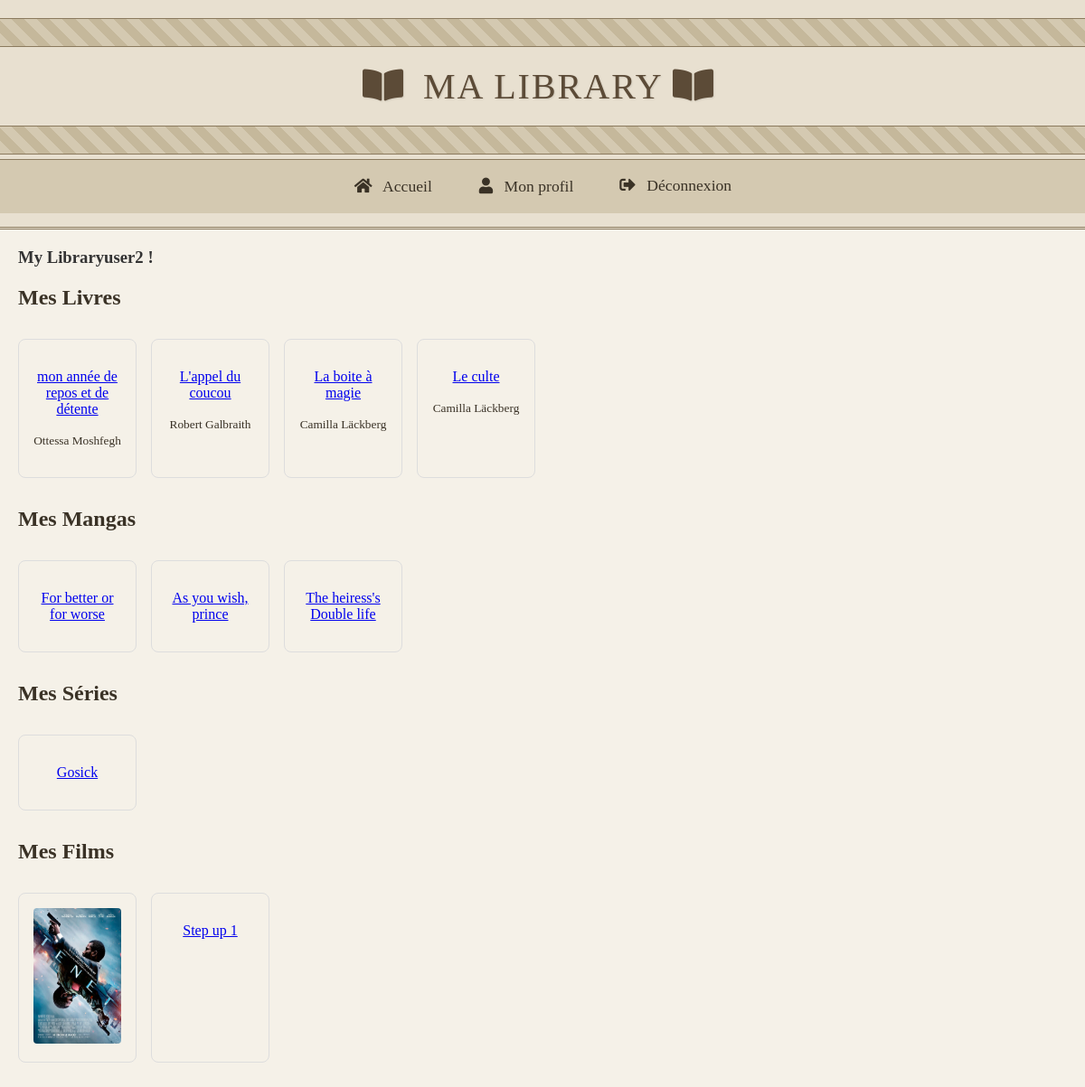
Page /library/ (signed in) on the committed database.
### media/models.py (models this page shows, shortened)
class Book(models.Model):
    user = models.ForeignKey(User, on_delete=models.CASCADE)
    title = models.CharField(max_length=200)
    author = models.CharField(max_length=100, blank=True, null=True)
    statuts = {
        "Fini": "Fini",
        "Arrêté": "Arrêté",
        "En cours": "En cours",
        "En attente": "En attente",
    }
    statut = models.CharField( max_length=10, choices=statuts, blank=True, null=True)
    genres = models.ManyToManyField(Genre, blank=True)
    finished_year = models.PositiveIntegerField(blank=True, null=True)
    finished_month = models.PositiveIntegerField(blank=True, null=True)
    finished_day = models.PositiveIntegerField(blank=True, null=True)
    edition = models.CharField(max_length=100, blank=True)
    pageCount =  models.IntegerField(validators=[MinValueValidator(0),
                                                  MaxValueValidator(10000)],
                                      null=True,blank=True)
    global_rate = models.IntegerField(validators=[MinValueValidator(0),
                                                  MaxValueValidator(100)],
                                      null=True,blank=True,default=0,
                                      help_text="Note entre 0 et 100")
    if RENDER:
        image = CloudinaryField("image", blank=True, null=True)
    else:
        upload_path = 'book_images/'
        image = models.ImageField(upload_to=upload_path, blank=True, null=True)

class Manga(models.Model):
    user = models.ForeignKey(User, on_delete=models.CASCADE)
    title = models.CharField(max_length=200)
    genres = models.ManyToManyField(Genre, blank=True)
    statuts = {
        "Fini": "Fini",
        "Arrêté": "Arrêté",
        "En cours": "En cours",
        "En attente": "En attente",
    }
    statut = models.CharField( max_length=10, choices=statuts, blank=True, null=True)
    scan = models.CharField(max_length=2000, blank=True, null=True)
    reading_website = models.URLField(blank=True, null=True)
    finished_year = models.PositiveIntegerField(blank=True, null=True)
    finished_month = models.PositiveIntegerField(blank=True, null=True)
    finished_day = models.PositiveIntegerField(blank=True, null=True)
    global_rate = models.IntegerField(validators=[MinValueValidator(0),
                                                  MaxValueValidator(100)],
                                      null=True,blank=True,default=0,
                                      help_text="Note entre 0 et 100")
    if RENDER:
        image = CloudinaryField("image", blank=True, null=True)
    else:
        upload_path = 'manga_images/'
        image = models.ImageField(upload_to=upload_path, blank=True, null=True)

class Series(models.Model):
    user = models.ForeignKey(User, on_delete=models.CASCADE)
    title = models.CharField(max_length=200)
    seasons = models.PositiveIntegerField()
    episodes = models.PositiveIntegerField(blank=True, null=True)
    finished_year = models.PositiveIntegerField(blank=True, null=True)
    finished_month = models.PositiveIntegerField(blank=True, null=True)
    finished_day = models.PositiveIntegerField(blank=True, null=True)
    statuts = {
        "Fini": "Fini",
        "Arrêté": "Arrêté",
        "En cours": "En cours",
        "En attente": "En attente",
    }
    statut = models.CharField( max_length=10, choices=statuts, blank=True, null=True)
    saison = models.CharField(max_length=25, blank=True, null=True)
    episode = models.CharField(max_length=100, blank=True, null=True)
    global_rate = models.IntegerField(validators=[MinValueValidator(0),
                                                  MaxValueValidator(100)],
                                      null=True,blank=True,default=0,
                                      help_text="Note entre 0 et 100")
    genres = models.ManyToManyField(Genre, blank=True)
    if RENDER:
        image = CloudinaryField("image", blank=True, null=True)
    else:
        upload_path = 'series_images/'
        image = models.ImageField(upload_to=upload_path, blank=True, null=True)

class Movie(models.Model):
    user = models.ForeignKey(User, on_delete=models.CASCADE)
    title = models.CharField(max_length=200)
    director = models.CharField(max_length=100, blank=True, null=True)
    statuts = {
        "Fini": "Fini",
        "Arrêté": "Arrêté",
        "En attente": "En attente",
    }
    statut = models.CharField( max_length=10, choices=statuts, blank=True, null=True)
    finished_year = models.PositiveIntegerField(blank=True, null=True)
    finished_month = models.PositiveIntegerField(blank=True, null=True)
    finished_day = models.PositiveIntegerField(blank=True, null=True)
    genres = models.ManyToManyField(Genre, blank=True)
    global_rate = models.IntegerField(validators=[MinValueValidator(0),
                                                  MaxValueValidator(100)],
                                      null=True,blank=True,default=0,
                                      help_text="Note entre 0 et 100")
    if RENDER:
        image = CloudinaryField("image", blank=True, null=True)
    else:
        upload_path = 'movie_images/'
        image = models.ImageField(upload_to=upload_path, blank=True, null=True)

### media/views.py (the view)
# urls.py: path('library/', views.library_view, name='library'),
@login_required
def library_view(request):
    books = Book.objects.filter(user=request.user)
    series = Series.objects.filter(user=request.user)
    movies = Movie.objects.filter(user=request.user)
    mangas = Manga.objects.filter(user=request.user)
    return render(request, 'media/library.html', {
        'books': books,
        'series': series,
        'movies': movies,
        'mangas': mangas,
    })

### templates/media/library.html (shortened to what this page needs)
{% extends "base.html" %}
{% block content %}
  <h3 style="color: #333">My Library{{ user.username }} !
  </h3>
    <h2>Mes Livres</h2>
    <div class="collections">
        {% for book in books %}
        <div class="collection-item">
            {% if book.image %}
                <a href="{% url 'item_detail' model_name='book' item_id=book.id %}">
                    <img src="{{ book.image.url }}" alt="{{ book.title }}">
                </a>
            {% else %}
                <p>
        	  <a href="{% url 'item_detail' model_name='book' item_id=book.id %}">
                     {{ book.title }}
     	          </a>
 	        </p>
                <p><small>{{ book.author }}</small></p>
            {% endif %}
        </div>
        {% endfor %}
    </div>
    <h2>Mes Mangas</h2>
    <div class="collections">
        {% for manga in mangas %}
        <div class="collection-item">
            {% if manga.image %}
                <a href="{% url 'item_detail' model_name='manga' item_id=manga.id %}">
                    <img src="{{ manga.image.url }}" alt="{{ manga.title }}">
                </a>
            {% else %}
                <p>
        	  <a href="{% url 'item_detail' model_name='manga' item_id=manga.id %}">
                     {{ manga.title }}
     	          </a>
 	        </p>
            {% endif %}
        </div>
        {% endfor %}
    </div>
  <h2>Mes Séries</h2>
  <div class="collections">
    {% for serie in series %}
      <div class="collection-item">
        {% if serie.image %}
          <a href="{% url 'item_detail' model_name='series' item_id=serie.id %}">
          <img src="{{ serie.image.url }}" alt="{{ serie.title }}" style="height:150px;">
          </a>
        {% else %}
          <p>
             <a href="{% url 'item_detail' model_name='series' item_id=serie.id %}">
                {{ serie.title }}
     	     </a>
 	  </p>
        {% endif %}
      </div>
    {% endfor %}
  </div>
  <h2>Mes Films</h2>
  <div class="collections">
    {% for m in movies %}
      <div class="collection-item">
        {% if m.image %}
          <a href="{% url 'item_detail' model_name='movie' item_id=m.id %}">
           <img src="{{ m.image.url }}" alt="{{ m.title }}" style="height:150px;">
          </a>
        {% else %}
          <p>
             <a href="{% url 'item_detail' model_name='movie' item_id=m.id %}">
                {{ m.title }}
     	     </a>
 	  </p
        {% endif %}
      </div>
    {% endfor %}
  </div>
{% endblock %}

### static/css/style.css (style rules this page uses)
body { margin: 0; font-family: 'Times New Roman', serif; background-color: #f5f1e8; color: #3a3226; }
.collections { display: grid; grid-template-columns: repeat(auto-fill, minmax(120px, 1fr)); gap: 1rem; margin: 2rem 0; }
.collection-item { border: 1px solid #ddd; padding: 1rem; border-radius: 8px; text-align: center; }
.collection-item img { max-width: 100%; height: auto; border-radius: 4px; }

### rows in the picture
Book: title "mon année de repos et de détente", author "Ottessa Moshfegh"
Book: title "L'appel du coucou", author "Robert Galbraith"
Book: title "La boite à magie", author "Camilla Läckberg"
Book: title "Le culte", author "Camilla Läckberg"
Manga: title "For better or for worse"
Manga: title "As you wish, prince"
Manga: title "The heiress's Double life"
Series: title "Gosick"
Movie: image (picture)
Movie: title "Step up 1"

### other values in the picture
{{ user.username }} "user2"
